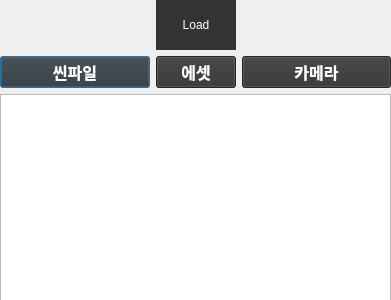
<?xml version="1.0" encoding="UTF-8"?>
<ui version="4.0">
 <class>Dialog</class>
 <widget class="QDialog" name="Dialog">
  <property name="geometry">
   <rect>
    <x>0</x>
    <y>0</y>
    <width>391</width>
    <height>300</height>
   </rect>
  </property>
  <property name="windowTitle">
   <string>Dialog</string>
  </property>
  <widget class="QWidget" name="gridLayoutWidget">
   <property name="geometry">
    <rect>
     <x>0</x>
     <y>0</y>
     <width>391</width>
     <height>301</height>
    </rect>
   </property>
   <layout class="QGridLayout" name="gridLayout">
    <item row="0" column="2">
     <spacer name="horizontalSpacer_5">
      <property name="orientation">
       <enum>Qt::Horizontal</enum>
      </property>
      <property name="sizeHint" stdset="0">
       <size>
        <width>40</width>
        <height>20</height>
       </size>
      </property>
     </spacer>
    </item>
    <item row="2" column="0" colspan="3">
     <widget class="QListView" name="listView"/>
    </item>
    <item row="1" column="0">
     <widget class="QPushButton" name="Login_Button_2">
      <property name="maximumSize">
       <size>
        <width>300</width>
        <height>100</height>
       </size>
      </property>
      <property name="font">
       <font>
        <pointsize>12</pointsize>
        <weight>75</weight>
        <bold>true</bold>
       </font>
      </property>
      <property name="layoutDirection">
       <enum>Qt::LeftToRight</enum>
      </property>
      <property name="styleSheet">
       <string notr="true">background-color: rgb(51, 51, 51);
color: white;</string>
      </property>
      <property name="text">
       <string>씬파일</string>
      </property>
     </widget>
    </item>
    <item row="1" column="1">
     <widget class="QPushButton" name="Login_Button_3">
      <property name="maximumSize">
       <size>
        <width>300</width>
        <height>100</height>
       </size>
      </property>
      <property name="font">
       <font>
        <pointsize>12</pointsize>
        <weight>75</weight>
        <bold>true</bold>
       </font>
      </property>
      <property name="layoutDirection">
       <enum>Qt::LeftToRight</enum>
      </property>
      <property name="styleSheet">
       <string notr="true">background-color: rgb(51, 51, 51);
color: white;</string>
      </property>
      <property name="text">
       <string>에셋</string>
      </property>
     </widget>
    </item>
    <item row="0" column="1">
     <widget class="QLabel" name="Sin_File_Path_3">
      <property name="minimumSize">
       <size>
        <width>0</width>
        <height>50</height>
       </size>
      </property>
      <property name="maximumSize">
       <size>
        <width>16777215</width>
        <height>50</height>
       </size>
      </property>
      <property name="styleSheet">
       <string notr="true">background-color: rgb(51, 51, 51);
color: white;</string>
      </property>
      <property name="text">
       <string>Load</string>
      </property>
      <property name="alignment">
       <set>Qt::AlignCenter</set>
      </property>
     </widget>
    </item>
    <item row="0" column="0">
     <spacer name="horizontalSpacer_4">
      <property name="orientation">
       <enum>Qt::Horizontal</enum>
      </property>
      <property name="sizeHint" stdset="0">
       <size>
        <width>40</width>
        <height>20</height>
       </size>
      </property>
     </spacer>
    </item>
    <item row="1" column="2">
     <widget class="QPushButton" name="Login_Button_4">
      <property name="maximumSize">
       <size>
        <width>300</width>
        <height>100</height>
       </size>
      </property>
      <property name="font">
       <font>
        <pointsize>12</pointsize>
        <weight>75</weight>
        <bold>true</bold>
       </font>
      </property>
      <property name="layoutDirection">
       <enum>Qt::LeftToRight</enum>
      </property>
      <property name="styleSheet">
       <string notr="true">background-color: rgb(51, 51, 51);
color: white;</string>
      </property>
      <property name="text">
       <string>카메라</string>
      </property>
     </widget>
    </item>
   </layout>
  </widget>
 </widget>
 <resources/>
 <connections/>
</ui>
